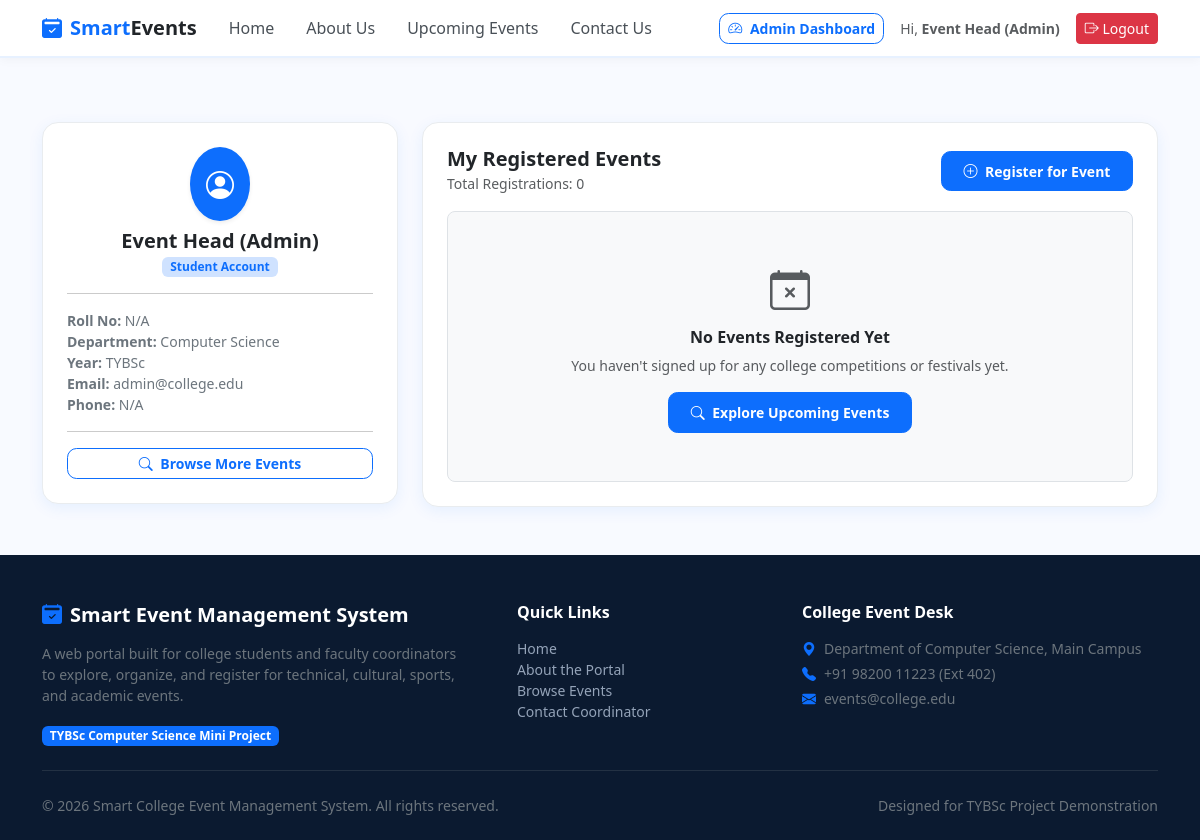
The page /student/dashboard (signed in) on the database its author committed.
### tables this page shows
CREATE TABLE users (
            id INTEGER PRIMARY KEY AUTOINCREMENT,
            name TEXT NOT NULL,
            email TEXT UNIQUE NOT NULL,
            password TEXT NOT NULL,
            roll_no TEXT,
            department TEXT,
            year TEXT,
            phone TEXT,
            role TEXT DEFAULT 'student',
            created_at TIMESTAMP DEFAULT CURRENT_TIMESTAMP
        );

### app.py (the view)
@app.route('/student/dashboard')
@login_required
def student_dashboard():
    user_id = session['user_id']
    conn = get_db()
    cursor = conn.cursor()
    cursor.execute("SELECT * FROM users WHERE id = ?", (user_id,))
    student = cursor.fetchone()
    cursor.execute('''
        SELECT r.id as reg_id, r.registered_at, r.status,
               e.id as event_id, e.title, e.category, e.date, e.time, e.venue, e.coordinator
        FROM registrations r
        JOIN events e ON r.event_id = e.id
        WHERE r.user_id = ?
        ORDER BY r.registered_at DESC
    ''', (user_id,))
    my_registrations = cursor.fetchall()
    conn.close()
    return render_template(
        'student_dashboard.html',
        student=student,
        registrations=my_registrations
    )

### templates/student_dashboard.html (shortened to what this page needs)
{% extends 'base.html' %}
{% block content %}
<div class="container py-5">
    <div class="row g-4">
        <div class="col-lg-4">
            <div class="custom-card p-4">
                <div class="text-center mb-3">
                    <div class="bg-primary text-white rounded-circle d-inline-flex p-3 mb-2 fs-3 shadow-sm">
                        <i class="bi bi-person-circle"></i>
                    </div>
                    <h5 class="fw-bold text-dark mb-0">{{ student['name'] }}</h5>
                    <span class="badge bg-primary-subtle text-primary mt-1">Student Account</span>
                </div>
                <hr class="my-3">
                <div class="small text-secondary space-y-2">
                    <div><strong>Roll No:</strong> {{ student['roll_no'] or 'N/A' }}</div>
                    <div><strong>Department:</strong> {{ student['department'] or 'Computer Science' }}</div>
                    <div><strong>Year:</strong> {{ student['year'] or 'TYBSc' }}</div>
                    <div><strong>Email:</strong> {{ student['email'] }}</div>
                    <div><strong>Phone:</strong> {{ student['phone'] or 'N/A' }}</div>
                </div>
                <hr class="my-3">
                <a href="{{ url_for('events') }}" class="btn btn-outline-primary btn-sm w-100">
                    <i class="bi bi-search me-1"></i> Browse More Events
                </a>
            </div>
        </div>
        <div class="col-lg-8">
            <div class="custom-card p-4">
                <div class="d-flex justify-content-between align-items-center mb-3">
                    <div>
                        <h5 class="fw-bold text-dark mb-0">My Registered Events</h5>
                        <small class="text-muted">Total Registrations: {{ registrations|length }}</small>
                    </div>
                    <a href="{{ url_for('events') }}" class="btn btn-primary btn-sm">
                        <i class="bi bi-plus-circle me-1"></i> Register for Event
                    </a>
                </div>
                {% if registrations %}
                    <div class="table-responsive">
                        <table class="table table-hover align-middle small">
                            <thead class="table-light">
                                <tr>
                                    <th>Event Title</th>
                                    <th>Date & Time</th>
                                    <th>Venue</th>
                                    <th>Status</th>
                                    <th class="text-end">Actions</th>
                                </tr>
                            </thead>
                            <tbody>
                                {% for reg in registrations %}
                                    <tr>
                                        <td>
                                            <a href="{{ url_for('event_detail', event_id=reg['event_id']) }}" class="fw-bold text-dark text-decoration-none">
                                                {{ reg['title'] }}
                                            </a>
                                            <div class="text-muted" style="font-size: 0.75rem;">{{ reg['category'] }}</div>
                                        </td>
                                        <td>
                                            <div>{{ reg['date'] }}</div>
                                            <small class="text-muted">{{ reg['time'] }}</small>
                                        </td>
                                        <td>{{ reg['venue'] }}</td>
                                        <td>
                                            <span class="badge bg-success-subtle text-success border border-success-subtle">
                                                <i class="bi bi-check-circle-fill me-1"></i> {{ reg['status'] }}
                                            </span>
                                        </td>
                                        <td class="text-end">
                                            <button type="button" class="btn btn-outline-secondary btn-sm me-1" data-bs-toggle="modal" data-bs-target="#passModal{{ reg['reg_id'] }}" title="View Entry Pass">
                                                <i class="bi bi-ticket-detailed"></i> Pass
                                            </button>
                                            <form action="{{ url_for('cancel_registration', reg_id=reg['reg_id']) }}" method="POST" class="d-inline" onsubmit="return confirmCancel('{{ reg['title'] }}');">
                                                <button type="submit" class="btn btn-outline-danger btn-sm" title="Cancel Registration">
                                                    <i class="bi bi-x-circle"></i> Cancel
                                                </button>
                                            </form>
                                        </td>
                                    </tr>
                                    <div class="modal fade" id="passModal{{ reg['reg_id'] }}" tabindex="-1" aria-hidden="true">
                                        <div class="modal-dialog modal-dialog-centered">
                                            <div class="modal-content p-3 border-2 border-primary">
                                                <div class="modal-header border-0 pb-0">
                                                    <h5 class="modal-title fw-bold text-primary">
                                                        <i class="bi bi-qr-code me-1"></i> Event Entry Pass
                                                    </h5>
                                                    <button type="button" class="btn-close" data-bs-dismiss="modal"></button>
                                                </div>
                                                <div class="modal-body text-center py-4">
                                                    <div class="p-3 bg-light rounded-3 border mb-3">
                                                        <h5 class="fw-bold text-dark mb-1">{{ reg['title'] }}</h5>
                                                        <span class="badge bg-primary mb-3">{{ reg['category'] }}</span>
                                                        <div class="row text-start small g-2 pt-2 border-top">
                                                            <div class="col-6"><strong>Student:</strong> {{ student['name'] }}</div>
                                                            <div class="col-6"><strong>Roll No:</strong> {{ student['roll_no'] or 'N/A' }}</div>
                                                            <div class="col-6"><strong>Date:</strong> {{ reg['date'] }}</div>
                                                            <div class="col-6"><strong>Time:</strong> {{ reg['time'] }}</div>
                                                            <div class="col-12"><strong>Venue:</strong> {{ reg['venue'] }}</div>
                                                            <div class="col-12"><strong>Coordinator:</strong> {{ reg['coordinator'] }}</div>
                                                        </div>
                                                    </div>
                                                    <div class="text-success small fw-semibold">
                                                        <i class="bi bi-shield-check me-1"></i> Verified College Registration • Entry Admitted
                                                    </div>
                                                </div>
                                                <div class="modal-footer border-0 pt-0 justify-content-center">
                                                    <button type="button" class="btn btn-primary btn-sm px-4" onclick="window.print();">
                                                        <i class="bi bi-printer me-1"></i> Print Pass
                                                    </button>
                                                </div>
                                            </div>
                                        </div>
                                    </div>
                                {% endfor %}
                            </tbody>
                        </table>
                    </div>
                {% else %}
                    <div class="text-center py-5 bg-light rounded-3 border">
                        <i class="bi bi-calendar-x text-muted fs-1 mb-2 d-block"></i>
                        <h6 class="fw-bold text-dark">No Events Registered Yet</h6>
                        <p class="text-muted small mb-3">You haven't signed up for any college competitions or festivals yet.</p>
                        <a href="{{ url_for('events') }}" class="btn btn-primary btn-sm">
                            <i class="bi bi-search me-1"></i> Explore Upcoming Events
                        </a>
                    </div>
                {% endif %}
            </div>
        </div>
    </div>
</div>
{% endblock %}

### templates/base.html (shortened to what this page needs)
<!DOCTYPE html>
<html lang="en">
<head>
    <link href="https://cdn.jsdelivr.net/npm/bootstrap@5.3.3/dist/css/bootstrap.min.css" rel="stylesheet">
    <link rel="stylesheet" href="https://cdn.jsdelivr.net/npm/bootstrap-icons@1.11.3/font/bootstrap-icons.min.css">
    <link rel="stylesheet" href="{{ url_for('static', filename='css/style.css') }}">
</head>
<body>
    <nav class="navbar navbar-expand-lg sticky-top">
        <div class="container">
            <a class="navbar-brand d-flex items-center gap-2" href="{{ url_for('home') }}">
                <i class="bi bi-calendar2-check-fill text-primary"></i>
                <span>Smart<span class="text-dark">Events</span></span>
            </a>
            <div class="collapse navbar-collapse" id="navbarContent">
                <ul class="navbar-nav me-auto mb-2 mb-lg-0">
                    <li class="nav-item">
                        <a class="nav-link {% if request.endpoint == 'home' %}active{% endif %}" href="{{ url_for('home') }}">Home</a>
                    </li>
                    <li class="nav-item">
                        <a class="nav-link {% if request.endpoint == 'about' %}active{% endif %}" href="{{ url_for('about') }}">About Us</a>
                    </li>
                    <li class="nav-item">
                        <a class="nav-link {% if request.endpoint == 'events' %}active{% endif %}" href="{{ url_for('events') }}">Upcoming Events</a>
                    </li>
                    <li class="nav-item">
                        <a class="nav-link {% if request.endpoint == 'contact' %}active{% endif %}" href="{{ url_for('contact') }}">Contact Us</a>
                    </li>
                </ul>
                <ul class="navbar-nav ms-auto align-items-center gap-2">
                    {% if session.get('user_id') %}
                        {% if session.get('user_role') == 'admin' %}
                            <li class="nav-item">
                                <a class="btn btn-outline-primary btn-sm" href="{{ url_for('admin_dashboard') }}">
                                    <i class="bi bi-speedometer2 me-1"></i> Admin Dashboard
                                </a>
                            </li>
                        {% else %}
                            <li class="nav-item">
                                <a class="btn btn-outline-primary btn-sm" href="{{ url_for('student_dashboard') }}">
                                    <i class="bi bi-person-circle me-1"></i> My Dashboard
                                </a>
                            </li>
                        {% endif %}
                        <li class="nav-item text-muted small px-2">
                            Hi, <strong>{{ session.get('user_name') }}</strong>
                        </li>
                        <li class="nav-item">
                            <a class="btn btn-danger btn-sm" href="{{ url_for('logout') }}">
                                <i class="bi bi-box-arrow-right"></i> Logout
                            </a>
                        </li>
                    {% endif %}
                </ul>
            </div>
        </div>
    </nav>
    <main>
        {% block content %}{% endblock %}
    </main>
    <footer>
        <div class="container">
            <div class="row g-4">
                <div class="col-md-5">
                    <h5 class="text-white fw-bold mb-3">
                        <i class="bi bi-calendar2-check-fill text-primary me-2"></i>Smart Event Management System
                    </h5>
                    <p class="text-secondary small pe-md-4">
                        A web portal built for college students and faculty coordinators to explore, organize, and register for technical, cultural, sports, and academic events.
                    </p>
                    <span class="badge bg-primary text-white">TYBSc Computer Science Mini Project</span>
                </div>
                <div class="col-md-3">
                    <h6 class="text-white fw-semibold mb-3">Quick Links</h6>
                    <ul class="list-unstyled small space-y-2">
                        <li><a href="{{ url_for('home') }}">Home</a></li>
                        <li><a href="{{ url_for('about') }}">About the Portal</a></li>
                        <li><a href="{{ url_for('events') }}">Browse Events</a></li>
                        <li><a href="{{ url_for('contact') }}">Contact Coordinator</a></li>
                    </ul>
                </div>
                <div class="col-md-4">
                    <h6 class="text-white fw-semibold mb-3">College Event Desk</h6>
                    <p class="small text-secondary mb-1">
                        <i class="bi bi-geo-alt-fill text-primary me-2"></i>Department of Computer Science, Main Campus
                    </p>
                    <p class="small text-secondary mb-1">
                        <i class="bi bi-telephone-fill text-primary me-2"></i>+91 98200 11223 (Ext 402)
                    </p>
                    <p class="small text-secondary">
                        <i class="bi bi-envelope-fill text-primary me-2"></i>events@college.edu
                    </p>
                </div>
            </div>
            <hr class="border-secondary my-4">
            <div class="d-flex flex-column flex-sm-row justify-content-between align-items-center small text-secondary">
                <p class="mb-0">© 2026 Smart College Event Management System. All rights reserved.</p>
                <p class="mb-0">Designed for TYBSc Project Demonstration</p>
            </div>
        </div>
    </footer>
</body>
</html>

### rows shown on the page
users: get "Event Head (Admin)", name "Event Head (Admin)", department "Computer Science", email "admin@college.edu"

### other values the page prints
{{ student['roll_no'] or 'N/A' }} "N/A"
{{ student['year'] or 'TYBSc' }} "TYBSc"
{{ student['phone'] or 'N/A' }} "N/A"
{{ registrations|length }} "0"
